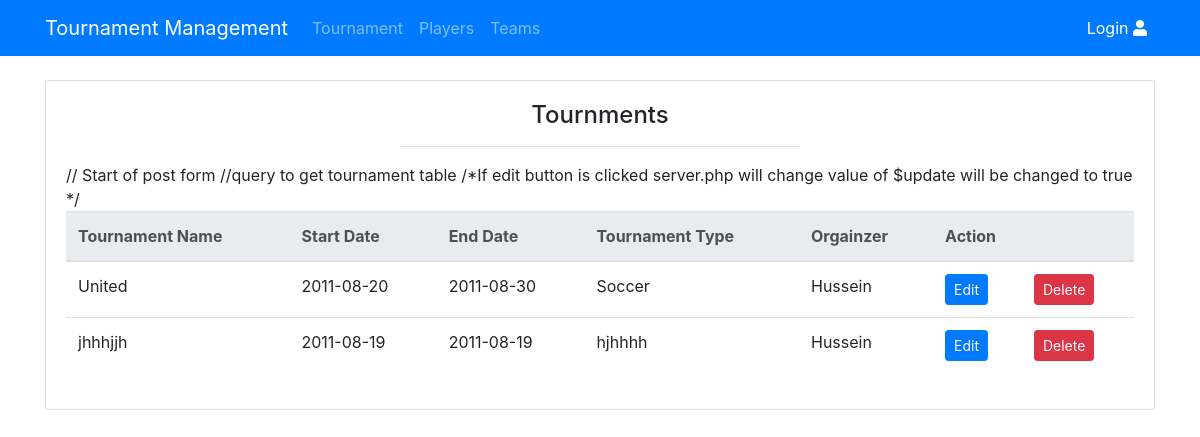
The page /view/dashboard.php on the database its author committed.
### tables this page shows
CREATE TABLE `tournament` (
  `tournament_id` int(11) NOT NULL,
  `organizer_id` int(11) NOT NULL,
  `tour_name` varchar(255) NOT NULL,
  `start_date` varchar(255) NOT NULL,
  `end_date` varchar(255) NOT NULL,
  `tour_type` varchar(25) NOT NULL
);

CREATE TABLE `organizer` (
  `organizer_id` int(11) NOT NULL,
  `organizer_name` varchar(255) NOT NULL,
  `organizer_email` varchar(255) NOT NULL,
  `address` varchar(255) NOT NULL
);

### view/dashboard.php (the view, shortened to what this page needs)
<?php  include('../server.php'); ?>
<?php  include('header.php'); ?>
<!DOCTYPE html>
<html>
<head>
    <link rel="stylesheet" href="https://stackpath.bootstrapcdn.com/bootstrap/4.3.1/css/bootstrap.min.css">
    <link rel="stylesheet" href="https://use.fontawesome.com/releases/v5.6.3/css/all.css">
</head>
<body>
    <div class="container mt-4 mb-4">
        <div class="row  justify-content-center">
            <div class="col-lg-12">
        <div class="card">
            <article class="card-body">
                <h4 class="card-title text-center">Tournments</h4>
                <hr>
                <form method="post" action="../server.php" >// Start of post form
                <?php $results = mysqli_query($db, "SELECT * FROM tournament"); ?>//query to get tournament table
                <table class="table">
                    <thead class="thead-light">
                        <tr>
                            <th scope="col">Tournament Name</th>
                            <th scope="col">Start Date</th>
                            <th scope="col">End Date</th>
                            <th scope="col">Tournament Type</th>
                            <th scope="col">Orgainzer</th>
                            <th scope="col" colspan="2">Action</th>
                        </tr>
                    </thead>
                    <tbody>
                    <?php global $update; if ($update == true): ?>
                    <?php while ($row = mysqli_fetch_array($results)) {  $tid = $row['tournament_id'];?>
                        <input type="hidden" name="tid" value="<?php echo $tid; ?>">//storing value of tournament_id in hidden input
                    <tr>
                        <td><input class="form-control" type="text" value = '<?php echo $row['tour_name']; ?>' name="tour_name"></td>
                        <td><input class="form-control" type="text" value = '<?php echo $row['start_date']; ?>' name="start_date"></td>
                        <td><input class="form-control" type="text" value = '<?php echo $row['end_date']; ?>' name="end_date"></td>
                        <td><input class="form-control" type="text" value = '<?php echo $row['tour_type']; ?>' name="tour_type"></td>
                    <?php $organizer_id_v = $row['organizer_id']; ?>
                    <?php $query = 'SELECT organizer_name FROM organizer WHERE organizer_id="'.$organizer_id_v.'"';
                    $organizer_name = mysqli_query($db, $query);
                    while ($row1 = $organizer_name->fetch_assoc()) {
                        $organizer_name_value =  $row1['organizer_name'];
                    }
                    ?>
                        <td><?php echo $organizer_name_value; ?></td>
                        <td>
                            <button class="btn btn-warning btn-sm" type="submit" name="update">Update</button>
                            </td>
                        </tr>
                    <?php } ?>
                    <?php else: ?>
                    <?php while ($row = mysqli_fetch_array($results)) { ?>
                        <tr>
                            <td><?php echo $row['tour_name']; ?></td>
                            <td><?php echo $row['start_date']; ?></td>
                            <td><?php echo $row['end_date']; ?></td>
                            <td><?php echo $row['tour_type']; ?></td>
                            <?php $organizer_id_v = $row['organizer_id']; ?>
                    <?php $query = 'SELECT organizer_name FROM organizer WHERE organizer_id="'.$organizer_id_v.'"';
                    $organizer_name = mysqli_query($db, $query);
                    while ($row1 = $organizer_name->fetch_assoc()) {
                        $organizer_name_value =  $row1['organizer_name'];
                    }
                    ?>
                            <td><?php echo $organizer_name_value; ?></td>
                            <td>
                                <a href="dashboard.php?editt=<?php echo $row['tournament_id']; ?>" class="btn btn-primary btn-sm" >Edit</a>
                            </td>
                            <td>
                                <a href="../server.php?delt=<?php echo $row['tournament_id']; ?>" class="btn btn-danger btn-sm">Delete</a>
                            </td>
                        </tr>
                    <?php } ?>
                    <?php endif ?>
                    </form>
        </div>
            </div>
        </div>
    </div>
</body>
</html>

### style.css (style rules this page uses)
body { background: url(img/bg.jpg); background-size: cover; background-position: center; color: white; }
html { height: 100%; }
hr { width: 400px; border-top: 1px solid #f8f8f8; border-bottom: 1px solid rgba(0,0,0,0.2) }

### rows shown on the page
tournament: tour_name "United", start_date "2011-08-20", end_date "2011-08-30", tour_type "Soccer", organizer.organizer_name "Hussein"
tournament: tour_name "jhhhjjh", start_date "2011-08-19", end_date "2011-08-19", tour_type "hjhhhh", organizer.organizer_name "Hussein"
